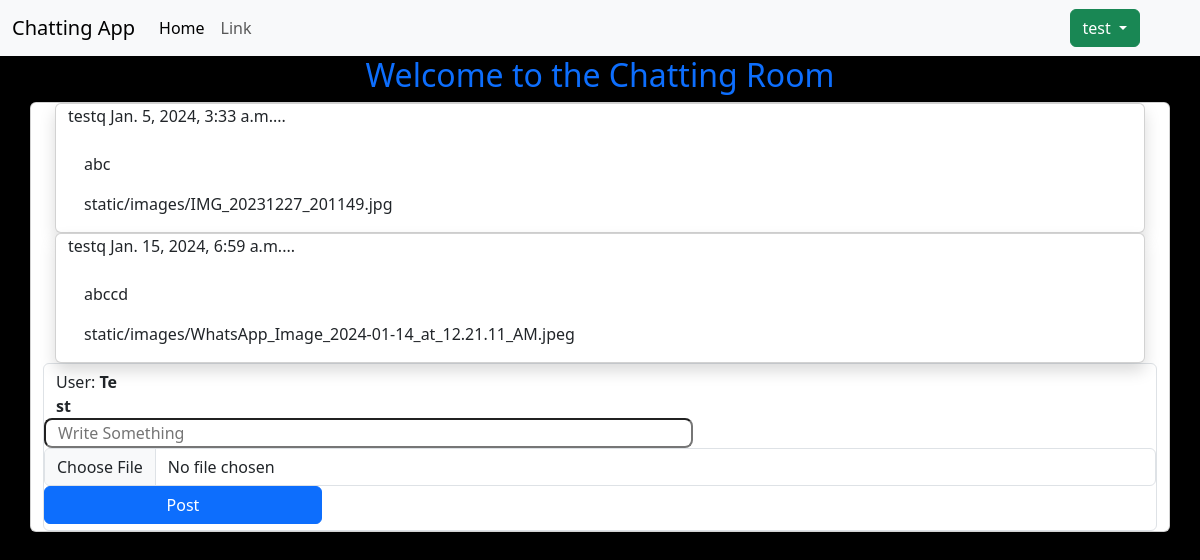
Screenshot of /chatroom/ (signed in) with the database file from the repository.
### home/models.py (models this page shows)
class chatroom(models.Model):
    username=models.CharField(max_length=150,null=True)
    content=models.CharField( max_length=150)
    image=models.ImageField( upload_to='./static/images', height_field=None, width_field=None, max_length=None,blank=None)
    file=models.FileField( upload_to='./files/', max_length=100,blank=None)
    timestamp=models.DateTimeField(auto_now=True,null=True)

### home/views.py (the view, shortened to what this page needs)
# urls.py: path('chatroom/',chat_room,name='chatroom'),
@login_required(login_url='/login/')
def chat_room(request):
    queryset = chatroom.objects.all()
    context={'chat':queryset,'title':'chatroom'}
    return render(request,'chatroom.html',context)

### home/templates/chatroom.html (shortened to what this page needs)
{%extends 'base.html'%} {%load static%} {%block main%}
<div class="container text-center text-primary h2">
  Welcome to the Chatting Room
</div>
<div class="container card shadow h-100 mx-auto">
  <div class="container">
    {%for chat in chat%}
    <div class="container col-12 card shadow">
      <div class="card-title">
        {{chat.username}} <span>{{chat.timestamp}}</span
        ><span id="reply">...</span>
    </div>
      <div class="card-body">
        <p>{{chat.content}}</p>
        {%if chat.image%}
        {{chat.image}}
        {%endif%}
      </div>
    </div>
    {%endfor%}
  </div>
  <form action="" method="post" class="form-control" enctype="multipart/form-data">
    <div class="row">
      <div class="col-1 text-capitalize">
        user:&nbsp;<b>{{request.user.username}}</b>
      </div>
      <input
        type="text"
        placeholder="Write Something"
        class="col-7 rounded-3"
        name="post"
      />
      <input type="file" name="image" class="form-control">
      <button type="submit" class="btn btn-primary col-3">Post</button>
    </div>
  </form>
</div>
{%endblock%}

### home/templates/base.html (shortened to what this page needs)
<!DOCTYPE html>
<html lang="en">
  <head>
    {%load static%}
    <link
      href="https://cdn.jsdelivr.net/npm/bootstrap@5.3.2/dist/css/bootstrap.min.css"
      rel="stylesheet"
    />
    <link rel="stylesheet" href="{%static 'css/style.css'%}">
  </head>
  <body>
    <nav class="navbar navbar-expand-lg bg-body-tertiary">
      <div class="container-fluid">
        <a class="navbar-brand" href="/">Chatting App</a>
        <div class="collapse navbar-collapse" id="navbarSupportedContent">
          <ul class="navbar-nav me-auto mb-2 mb-lg-0">
            <li class="nav-item">
              <a class="nav-link active" aria-current="page" href="/">Home</a>
            </li>
            <li class="nav-item">
              <a class="nav-link" href="#">Link</a>
            </li>
          </ul>
          {%if request.user.is_authenticated%}
          <div class="dropdown mx-5">
            <button class="btn btn-success dropdown-toggle" type="button" data-bs-toggle="dropdown" aria-expanded="false">
              {{request.user}}
            </button>
          </div>
          {%endif%}
        </div>
      </div>
    </nav>
    {%block main%}{%endblock%}
  </body>
</html>

### home/static/css/style.css (style rules this page uses)
body { background-color: black; }

### rows the page displays
chatroom: username "testq", timestamp "Jan. 5, 2024, 3:33 a.m.", content "abc", image "static/images/IMG_20231227_201149.jpg"
chatroom: username "testq", timestamp "Jan. 15, 2024, 6:59 a.m.", content "abccd", image "static/images/WhatsApp_Image_2024-01-14_at_12.21.11_AM.jpeg"

### other values shown
{{ request.user }} "test"
{{ request.user.username }} "Test"
